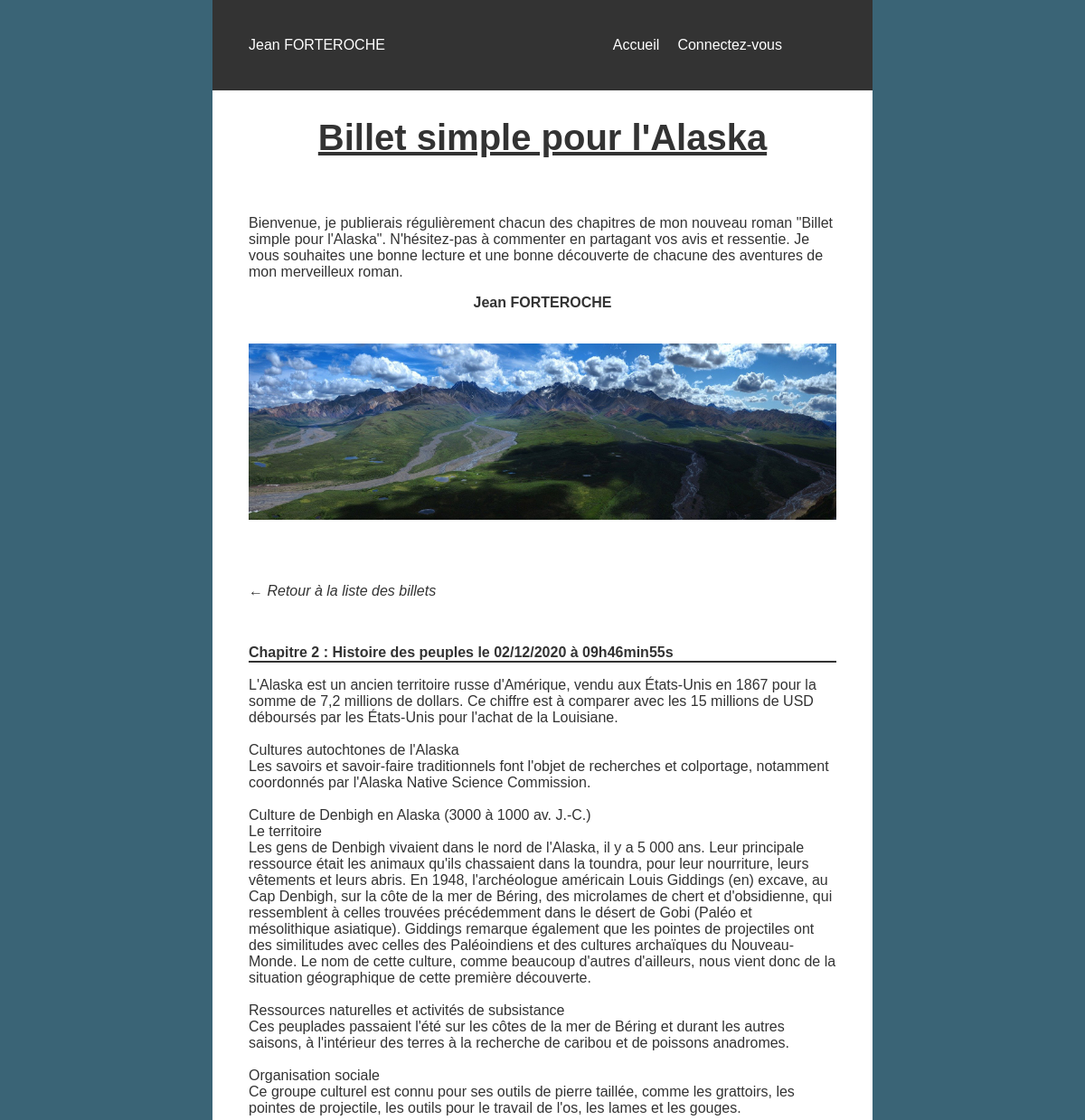
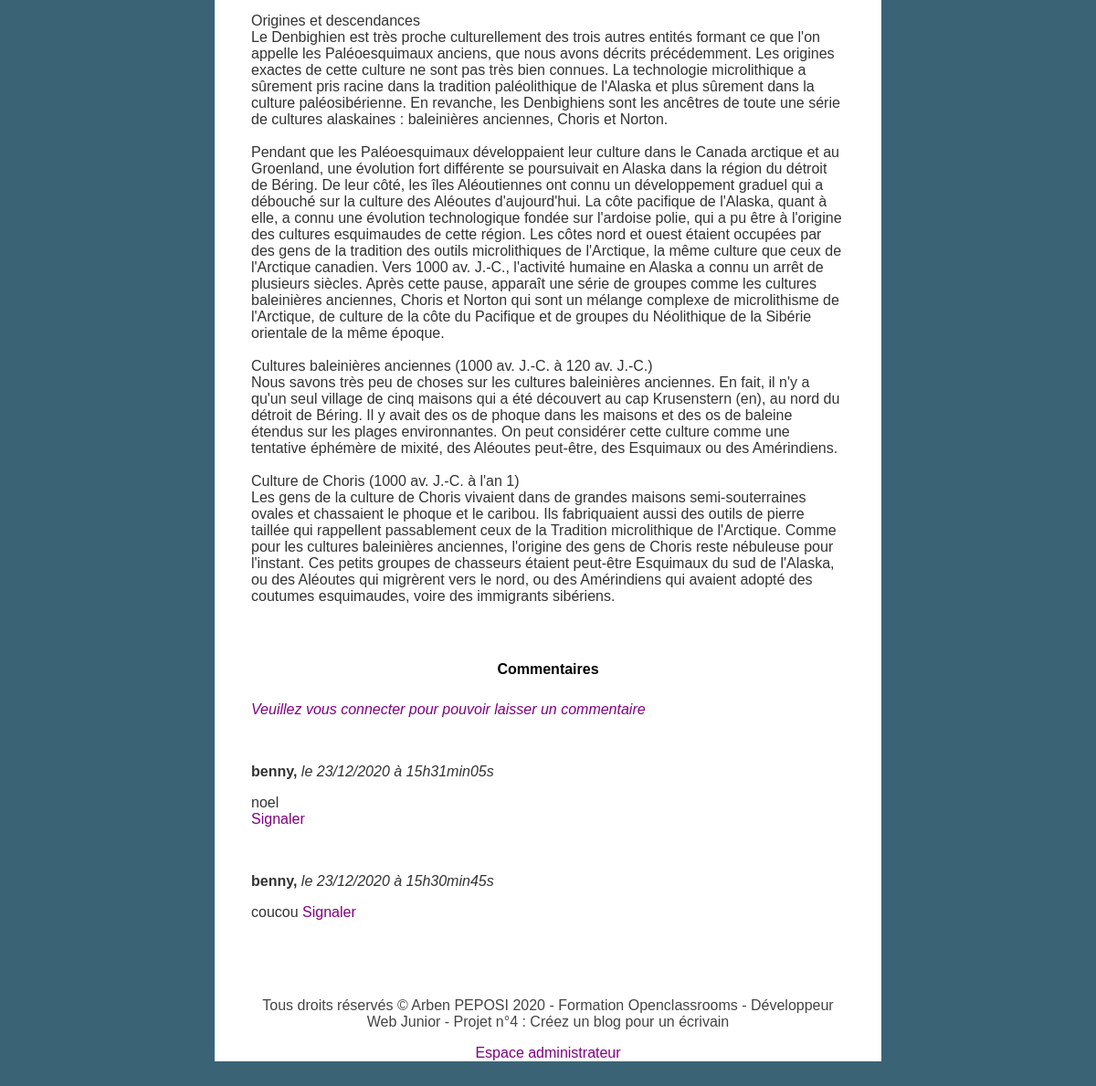
The page /index.php?action=post&id=175 on the database its author committed (2 pictures, top to bottom).
### tables this page shows
CREATE TABLE IF NOT EXISTS `posts` (
  `id` int(11) NOT NULL AUTO_INCREMENT,
  `title` varchar(255) NOT NULL,
  `content` text NOT NULL,
  `creation_date` datetime NOT NULL,
  PRIMARY KEY (`id`),
  UNIQUE KEY `title` (`title`)
);

CREATE TABLE IF NOT EXISTS `comment` (
  `id` int(11) NOT NULL AUTO_INCREMENT,
  `post_id` int(11) NOT NULL,
  `author` varchar(255) NOT NULL,
  `comment` text NOT NULL,
  `comment_date` datetime NOT NULL,
  `report` tinyint(1) DEFAULT '0',
  PRIMARY KEY (`id`)
);

### Controller/ControllerCRUD.php (called while the page is built, shortened)
<?php
require_once('Model/PostManager.php');
require_once('Model/CommentManager.php');
function read($id)
{
    $postId = new Post();
    $postId->setId($id);
    $postManager = new PostManager();
    $post = $postManager->getPost($postId);
    $commentManager = new CommentManager();
    $comment = $commentManager->getComment($_GET['id']);
    require('View/frontend/postView.php');
}

### model/PostManager.php (called while the page is built, shortened)
<?php
require_once('Entity/Post.php');
class PostManager
{
    public function getPost($id)
    {
        $connexion = new Manager();
        $db = $connexion->dbConnect();
        $req = $db->prepare('SELECT id, title, content, DATE_FORMAT(creation_date, \'%d/%m/%Y à %Hh%imin%ss\') AS creation_date_fr FROM posts WHERE id = :id');
        $req->execute(array(
            "id" => $id->getId()
        ));
        $req->setFetchMode(\PDO::FETCH_CLASS, Post::class);
        $post = $req->fetch();
        return $post;
    }
}

### model/Entity/Post.php (called while the page is built, shortened)
<?php
class Post {
    private $_id;
    public function getId() {
        return $this->_id;
    }
    public function setId($id) {
        $this->_id = $id;
    }
}

### model/CommentManager.php (called while the page is built, shortened)
<?php
class CommentManager {
    public function getComment($postId)
    {
        $connexion = new Manager();
        $db = $connexion->dbConnect();
        $req = $db->prepare('SELECT id, author, comment, report, DATE_FORMAT(comment_date, \'%d/%m/%Y à %Hh%imin%ss\') AS comment_date_fr FROM comment WHERE post_id = ? ORDER BY comment_date DESC');
        $req->setFetchMode(\PDO::FETCH_CLASS, Comments::class);
        $req->execute(array($postId));
        $comment = $req->fetchAll();
        return $comment;
    }
}

### view/frontend/postView.php (the view, shortened to what this page needs)
<?php include('templates/header.php');?>
<div class="bloc-page">
    <?php include('templates/intro.php');?>
    <section class="posts">
            <article>
                    <p class="return_post"><a href="index.php">&#x2190; Retour à la liste des billets</a></p>
                    <br>
                    <p class="title"><?= htmlspecialchars_decode(substr($post->title,0,200))?><span> le <?= $post->creation_date_fr ?></span></p>
                    <p class="element"><span><?= nl2br(htmlspecialchars_decode($post->content)) ?></span></p>
                    <br><br>
                    <h2>Commentaires</h2>
                    <form action="index.php?action=addComment&amp;id=<?= $post->id ?>" method="post">
                    <?php
                    if(isset($_SESSION['username'])) {
                        ?> <p><span class="user"><?php print $_SESSION['username'];?></span></p>
                    <p>
                    <textarea id="comment" name="comment"  rows="4" cols="150" placeholder="Veuillez saisir votre commentaire içi..."> </textarea> <br>
                        <input type="submit" id="submit" name="submit" value="Envoyer"><br>
                    </p>
                    <?php } else {
                        ?><p><a class="com_if_connect" href="index.php?action=connexion">Veuillez vous connecter pour pouvoir laisser un commentaire </a></p>
                        <?php
                    }
                    ?>
                    </form>
                    <br>
                    <?php foreach($comment as $data) :  ?>
                    <p><strong>    <?php
                    ?>  <?= htmlspecialchars_decode($data->author) ?>, </strong> <span class="date">le  <?= $data->comment_date_fr?></span></p>
                    <p>
                    <?php if($data->report == 1) {
                        ?>
                        <p><?=nl2br(htmlspecialchars_decode($data->comment)) ?> <span class="report">(commentaire signalé)</span></p>
                    <?php } else {  ?>
                        <p><?= nl2br(htmlspecialchars_decode($data->comment)) ?> <a href="index.php?action=report&amp;id=<?= $data->id ?>"> Signaler</a></p>
                    <?php } ?>
                    <br>
                    <?php
                        endforeach;
                    ?>
        </article>
    </section>
    <?php include('templates/footer.php'); ?>
    <p class="admin"><a href="index.php?action=connexionAdmin">Espace administrateur</a></p>
</div>
 <?php require('templates/html.php'); ?>

### Public/css/style.css (style rules this page uses)
body { margin: 0; padding: 0; box-sizing: border-box; background: #3A6476; }
* { font-family: sans-serif; font-size: 1em; list-style: none; text-decoration: none; }
a { color: purple; }
p, h1, .return_post a, .writer { color: #333; }
.return_post a, a.com_if_connect, .date { font-style: italic; }
.admin { color: purple; }
article a { color: purple; text-decoration: none; }
nav, .bloc-page { width: 1200px; padding: 0 40px 0 40px; }
.bloc-page { margin: 100px auto 50px auto; height: auto; background: #FFF; }
.title { text-align: left; font-weight: bold; border-bottom: 2px solid #333; }
.description, .posts { text-align: left; }
h2, .connexion p, .inscription p { margin: 0; text-align: center; padding: 10px; }
p.admin { text-align:center; }

### Public/css/responsive.css (style rules this page uses)
@media all and (max-width: 1200px) { nav, .bloc-page { width: 900px; } }
@media all and (max-device-width:992px) { nav, .bloc-page { width: 650px; } }

### rows shown on the page
posts: title "Chapitre 2 : Histoire des peuples", content "L'Alaska est un ancien territoire russe d'Amérique, vendu aux États-Unis en 1867 pour la somme de 7,2 millions de dollars. Ce chiffre est à comparer avec les 15 millions de USD déboursés par les États-Unis pour l'achat de la Louisiane. Cultures autochtones de l'Alaska Les savoirs et savoir-faire traditionnels font l'objet de recherches et colportage, notamment coordonnés par l'Alaska Native Science Commission. Culture de Denbigh en Alaska (3000 à 1000 av. J.-C.) Le territoire Les gens de Denbigh vivaient dans le nord de l'Alaska, il y a 5 000 ans. Leur principale ressource était les animaux qu'ils chassaient dans la toundra, pour leur nourriture, leurs vêtements et leurs abris. En 1948,…"
comment: author "benny", comment_date_fr "23/12/2020 à 15h31min05s", comment "noel"
comment: author "benny", comment_date_fr "23/12/2020 à 15h30min45s", comment "coucou"

### other values the page prints
$post->creation_date_fr "02/12/2020 à 09h46min55s"
